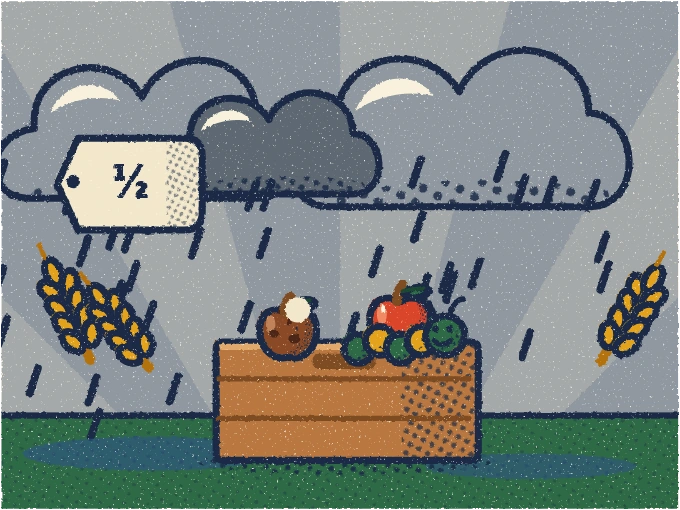
#> input picture print/art/events/badHarvest.webp, 680 x 510 px, given in place of touristBus.raw.png, which was not available
$ python post.py
#> lines starting #> are read from the running program, lines starting #| are printed output that depends on the picture
import os, random, sys
from PIL import Image, ImageFilter, ImageChops
import numpy as np
HERE = os.path.dirname(os.path.abspath(__file__))
ids = sys.argv[1:] or ['touristBus', 'monsoon', 'durian', 'kenduri', 'mangoWindfall', 'pasarMalam', 'bakeOff']
rng = np.random.default_rng(5)
out = []
for i in ids:
    im = Image.open(f'{HERE}/{i}.raw.png').convert('RGB').resize((520, 391), Image.LANCZOS).filter(ImageFilter.GaussianBlur(.35))
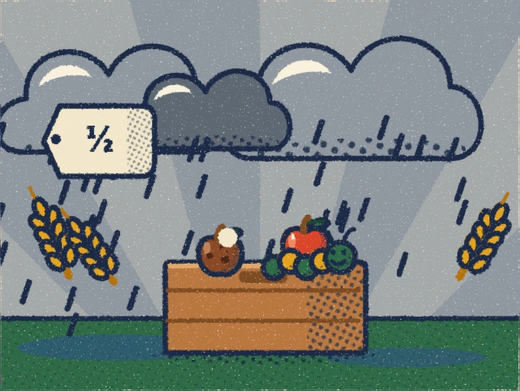
#> im: PIL image 520x391 RGB; mean R, G, B 125.7, 133.3, 130
    a = np.asarray(im).astype(np.float32)
    a += rng.normal(0, 7, a.shape[:2])[..., None]                 # fine paper grain
    sp = rng.random(a.shape[:2])
    a[sp < .025] *= .82                                            # dark specks
    a[sp > .975] = a[sp > .975] * .7 + 255 * .3                    # light specks
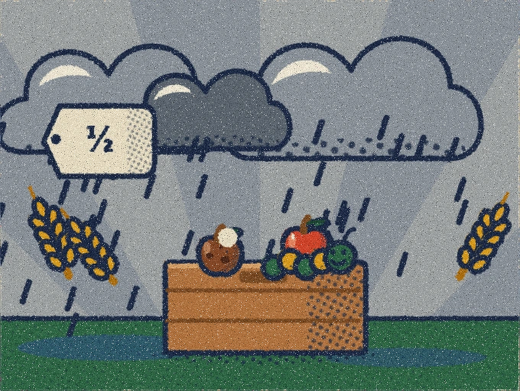
#> a: shape (391, 520, 3) float32; mean R, G, B 126.1, 133.6, 130.4; drawn with min black and max white
    im = Image.fromarray(np.clip(a, 0, 255).astype(np.uint8))
    im.save(f'{HERE}/{i}.webp', quality=86)
    out.append(im)
#> pass 2 of the loop `for i in ids:`:
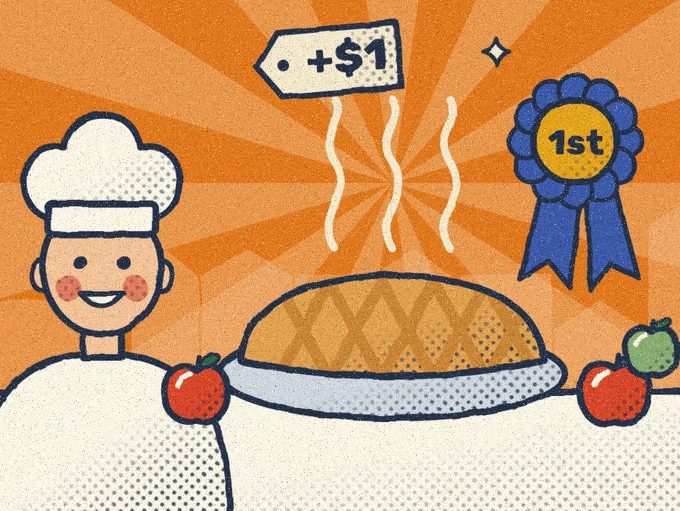
#> input picture print/art/events/bakeOff.webp, 680 x 511 px, given in place of monsoon.raw.png, which was not available
#> `im = Image.open(f'{HERE}/{i}.raw.png').convert('RGB').resize((520, 391..`:
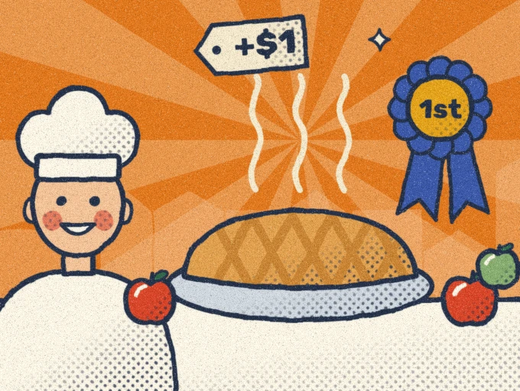
#> im: PIL image 520x391 RGB; mean R, G, B 206.9, 159.5, 115.2
#> `a[sp > .975] = a[sp > .975] * .7 + 255 * .3`:
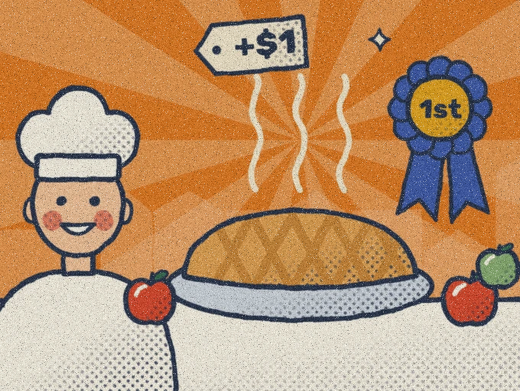
#> a: shape (391, 520, 3) float32; mean R, G, B 206.4, 159.4, 115.7; drawn with min black and max white
#> (the run stopped early here; a loop or call above may not have finished)
